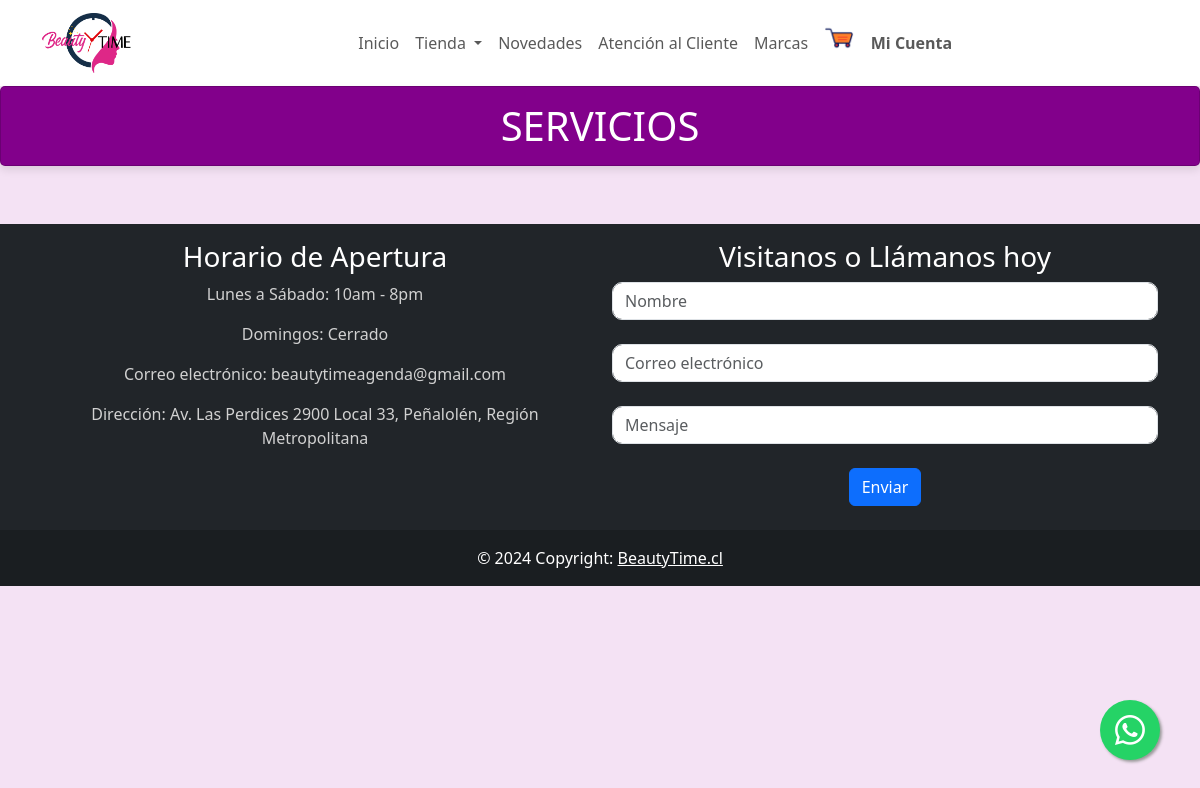
The page /paginas/servicios on the database as committed earlier.
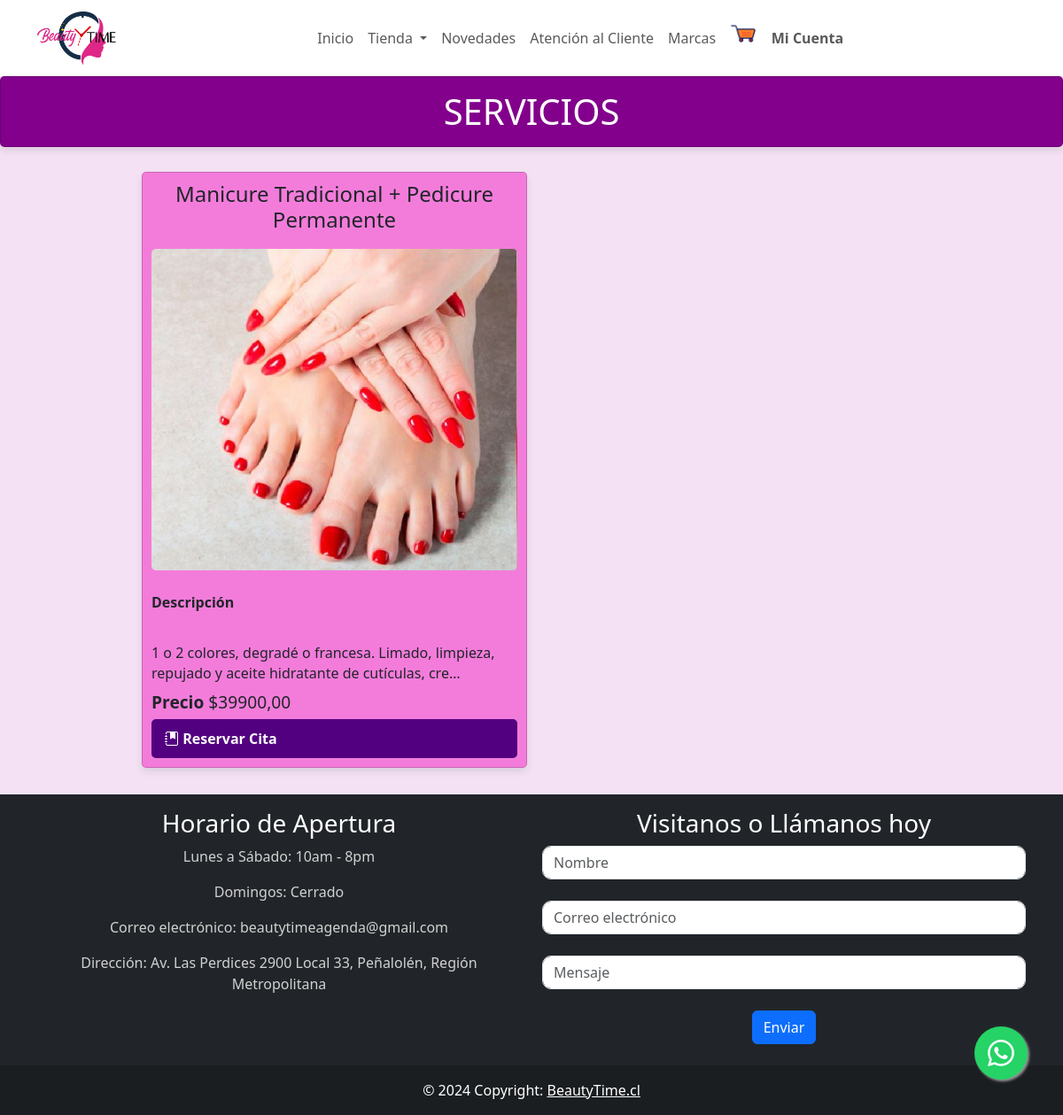
The same page on the database as committed later.
### core/models.py (models this page shows, shortened)
class Producto(models.Model):
    CATEGORIA_PRODUCTO = [
        ('Coloración', 'Coloración'),
        ('Tratamientos', 'Tratamientos'),
        ('Línea Rubias', 'Línea Rubias'),
        ('Shampoo & Acondicionadores', 'Shampoo & Acondicionadores'),
        ('Styling & Aftercare', 'Styling & Aftercare'),
        ('Herramientas', 'Herramientas'),
    ]
    CATEGORIA_SERVICIO = [
        ('Manicure y Pedicure', 'Manicure y Pedicure'),
        ('Masajes', 'Masajes'),
        ('Maquillaje para eventos', 'Maquillaje para eventos'),
        ('Depilación', 'Depilación'),
        ('Tratamientos Faciales', 'Tratamientos Faciales'),
        ('Colorimetría', 'Colorimetría'),
    ]
    TIPO = [
        ('producto', 'Producto'),
        ('servicio', 'Servicio'),
    ]
    id_producto = models.CharField(max_length = 255, unique = True, null = True, blank= True)
    nombre = models.CharField(max_length=45, null=True)
    descripcion = models.CharField(max_length=255, null=True, blank=True)
    categoria = models.CharField(max_length=255, null=True, choices=CATEGORIA_PRODUCTO + CATEGORIA_SERVICIO)
    costo = models.DecimalField(max_digits=10, decimal_places=2, null=True)
    picture = models.ImageField(upload_to='media/items/', null=True)
    tipo = models.CharField(max_length=10, choices=TIPO)
    cantidad = models.IntegerField(default=0)
    class Meta:
        verbose_name = 'producto'
        verbose_name_plural = 'productos'
        ordering = ['tipo']

### core/views.py (the view)
# urls.py: path("paginas/servicios", views.servicios, name="servicios"),
def servicios(request):
    servicios = Producto.objects.filter(
                                    Q(tipo='servicio')
                                    )
    context = {
        'servicios': servicios
    }
    return render(request, 'tienda/servicios.html', context)

### core/cart.py (called while the page is built, shortened)
  def __iter__(self):
    cart = copy.deepcopy(self.cart)
    productos = Producto.objects.filter(id__in=cart)
    for producto in productos:
      cart[str(producto.id)]["producto"] = producto

### core/context_processors.py (called while the page is built)
def cart_badge(request):
    cart = Cart(request)
    item_count = sum(item['cantidad'] for item in cart)
    return {'cart_badge': item_count}

### core/templates/tienda/Servicios.html
{% extends "base/base.html" %}
{% load static %}
{% block template %}
<link rel="stylesheet" href="{% static 'css/atencioncliente.css' %}">
<link rel="stylesheet" href="{% static 'css/catalogo.css' %}">
<main>
  <h1 class="card borders page-title">SERVICIOS</h1>
  <section class="card-container">
    {% for servicio in servicios %}
    <article class="card">
      <div class="card-title">
        <h3 class="product-title">{{servicio.nombre}}</h3>
      </div>
      <div class="image-container">
        <a title="verDetalle" href="{% url 'verDetalle' tipo='servicio' producto_id=servicio.id %}">
          <img src="{{ servicio.picture.url }}" alt="{{ servicio.nombre }}">
        </a>
      </div>
      <br>
      <strong>Descripción</strong><br>
      <div class="card-content">
        <p>{{ servicio.descripcion|truncatechars:100 }}</p>
        <h5> <strong>Precio</strong> ${{servicio.costo}}</h5>
      </div>
        <a class="book_service" href="{% url 'reservar_cita' %}" >
          <i class="bi bi-journal-bookmark-fill"></i>&nbsp;Reservar Cita
        </a>
    </article>
    {% endfor %}
  </section>
</main>
{% endblock %}

### core/templates/base/base.html (shortened to what this page needs)
{% load static %}
<!DOCTYPE html>
<html lang="es">
<head>
  <link href="https://cdn.jsdelivr.net/npm/bootstrap@5.3.0-alpha3/dist/css/bootstrap.min.css" rel="stylesheet"
>
  <link rel="stylesheet" href="https://cdn.jsdelivr.net/npm/bootstrap-icons@1.10.5/font/bootstrap-icons.css">
  <link href="https://cdnjs.cloudflare.com/ajax/libs/bootstrap-icons/1.8.3/font/bootstrap-icons.min.css"
    rel="stylesheet">
  <link rel="stylesheet" href="{% static 'css/btnwsp.css' %}">
</head>
<body>
  {% url 'home' as home %}
  <nav class="navbar navbar-expand-lg navbar-light bg-white">
    <div class="container justify-content-center">
      <a class="navbar-brand" href="{% url 'home' %}">
        <img src="{% static 'img/Beauty-Time.png' %}" alt="Logo" class="img-fluid" style="max-height: 60px;">
      </a>
      <div class="collapse navbar-collapse justify-content-center" id="navbarSupportedContent">
        <ul class="navbar-nav mb-2 mb-lg-0">
          <li class="nav-item">
            <a class="nav-link {% if request.path == home %} active {% endif %}" aria-current="page"
              href="{% url 'home' %}">Inicio</a>
          </li>
          <li class="nav-item dropdown">
            <a class="nav-link dropdown-toggle" href="#" id="navbarDropdown" role="button" data-bs-toggle="dropdown"
              aria-expanded="false">
              Tienda
            </a>
          </li>
          <li class="nav-item">
            <a class="nav-link" href="#">Novedades</a>
          </li>
          <li class="nav-item">
            <a class="nav-link" href="{% url 'atencioncliente' %}">Atención al Cliente</a>
          </li>
          <li class="nav-item">
            <a class="nav-link" href="#">Marcas</a>
          </li>
          <li style="position: relative;">
              <a href="{% url 'carrito' %}" style="position: relative;">
                  <img src="{% static 'img/carrito_png.png' %}" width="30px" height="30px" alt="Carrito de Compras">
              </a>
          </li>
          {% if request.user.is_authenticated %}
          <ul class="navbar-nav">
            <li class="nav-item dropdown" style="color:white">
              <a class="nav-link dropdown-toggle" href="#" id="navbarDropdown" role="button" data-bs-toggle="dropdown"
                aria-expanded="false">
                <img src="{{ user.picture.url }}" style="border-radius: 25px; background:white;" height="36" width="36"
                  alt="Avatar" />
                &nbsp;&nbsp;
                <strong style="text-decoration: underline;">{{ user.first_name|capfirst }}, bienvenido/a</strong>
              </a>
              <ul class="dropdown-menu bg-secondary text-white" aria-labelledby="navbarDropdown">
                <li><a class="dropdown-item text-grey" href="{% url 'perfil' %}">Perfil</a></li>
                <li><a class="dropdown-item" href="{% url 'misOrdenes' %}">Mis compras</a></li>
                <li><a class="dropdown-item" href="{% url 'calendario' %}">Calendario</a></li>
                {% if user.is_staff %}
                <li><a class="dropdown-item" href="{% url 'usuarios' %}">Gestión de Usuarios</a></li>
                <li><a class="dropdown-item" href="{% url 'inventario' %}">Gestión de Inventario</a></li>
                {%endif%}
                <li><a class="dropdown-item text-grey" href="{% url 'exit' %}">Cerrar Sesión</a></li>
              </ul>
            </li>
          </ul>
          {%else%}
          <li class="nav-item">
            <b> <a class="nav-link" href="{% url 'login' %}">Mi Cuenta</a></b>
          </li>
          {% endif %}
      </div>
    </div>
  </nav>
  {% block template %}
  {% endblock %}
  <footer class="bg-dark text-center text-white">
    <div class="container">
      <div class="row">
        <div class="col-md-6 mt-3">
          <div class="footer-content">
            <h3>Horario de Apertura</h3>
            <p>Lunes a Sábado: 10am - 8pm</p>
            <p>Domingos: Cerrado</p>
            <p>Correo electrónico: beautytimeagenda@gmail.com</p>
            <p>Dirección: Av. Las Perdices 2900 Local 33, Peñalolén, Región Metropolitana</p>
          </div>
        </div>
        <div class="col-md-6 mt-3">
          <div class="footer-content">
            <h3>Visitanos o Llámanos hoy</h3>
            <div class="subscribe-form">
              <input type="text" id="nombre" class="form-control" placeholder="Nombre"><br>
              <input type="email" id="subscribe-email" class="form-control" placeholder="Correo electrónico"><br>
              <input type="text" id="mensaje" class="form-control" placeholder="Mensaje"><br>
              <button type="submit" class="btn btn-primary">Enviar</button>
            </div>
          </div>
        </div>
      </div>
    </div>
    <br>
    <div class="text-center p-3" style="background-color: rgba(0, 0, 0, 0.2);">
      © 2024 Copyright:
      <a class="text-white" href="{% url 'home' %}">BeautyTime.cl</a>
    </div>
  </footer>
  <a href="https://api.whatsapp.com/send?phone=+56998027818&text=Buenas,%20me%20gustaria%20obtener%20ayuda%20por favor" class="float pulse" target="_blank">
    <i class="bi bi-whatsapp my-float"></i>
  </a>
</body>
</html>

### core/static/css/btnwsp.css (style rules this page uses)
.float { position: fixed; width: 60px; height: 60px; bottom: 40px; right: 40px; background-color: #25d366; color: #FFF; border-radius: 50px; text-align: center; font-size: 30px; box-shadow: 2px 2px 3px #999; z-index: 100; display: flex; align-items: center; justify-content: center; }
.pulse { animation: pulse-animation 2s infinite; }

### core/static/css/atencioncliente.css (style rules this page uses)
body { background-color: rgb(244, 226, 244); }
.form-control { border-radius: 10px; box-shadow: none; }
.footer-content h3 { color: #ffffff; }
.footer-content p { color: #d1d1d1; }

### core/static/css/catalogo.css (style rules this page uses)
body { background-color: rgb(244, 226, 244); }
.card-container { display: grid; grid-template-columns: repeat(auto-fill, minmax(300px, 1fr)); grid-gap: 10px; position: relative; padding-left: 150px; padding-right: 150px; padding-top: 20px; padding-bottom: 30px; margin: 0 10px; }
.card { display: flex; flex-direction: column; justify-content: space-between; background-color: rgb(243, 124, 219); padding: 10px; border-radius: 5px; box-shadow: 0px 4px 8px rgba(0, 0, 0, 0.1); }
.card-title { text-align: center; }
.product-title { font-size: 1.5rem; margin-bottom: 10px; }
.image-container { display: flex; justify-content: center; align-items: center; overflow: hidden; }
.image-container img { width: 100%; height: auto; object-fit: contain; border-radius: 5px; }
.card-content { margin-top: 10px; }
.card-content p { font-size: 1rem; line-height: 1.4; margin-bottom: 10px; }
h5 { font-size: 1.2rem; margin-top: 10px; }
.book_service { display: inline-block; background-color: rgb(83, 0, 128); color: white; padding: 10px 15px; text-decoration: none; border-radius: 5px; font-weight: bold; transition: background-color 0.3s ease; }
.page-title { text-align: center; background-color: rgb(130, 0, 139); color: #FFFFFF; padding: 15px; border-radius: 5px; }

Rows that differ between the two databases and show on the page:
added Producto: nombre "Manicure Tradicional + Pedicure Permanente", picture (picture), descripcion "1 o 2 colores, degradé o francesa. Limado, limpieza, repujado y aceite hidratante de cutículas, cre…", costo "39900,00"
